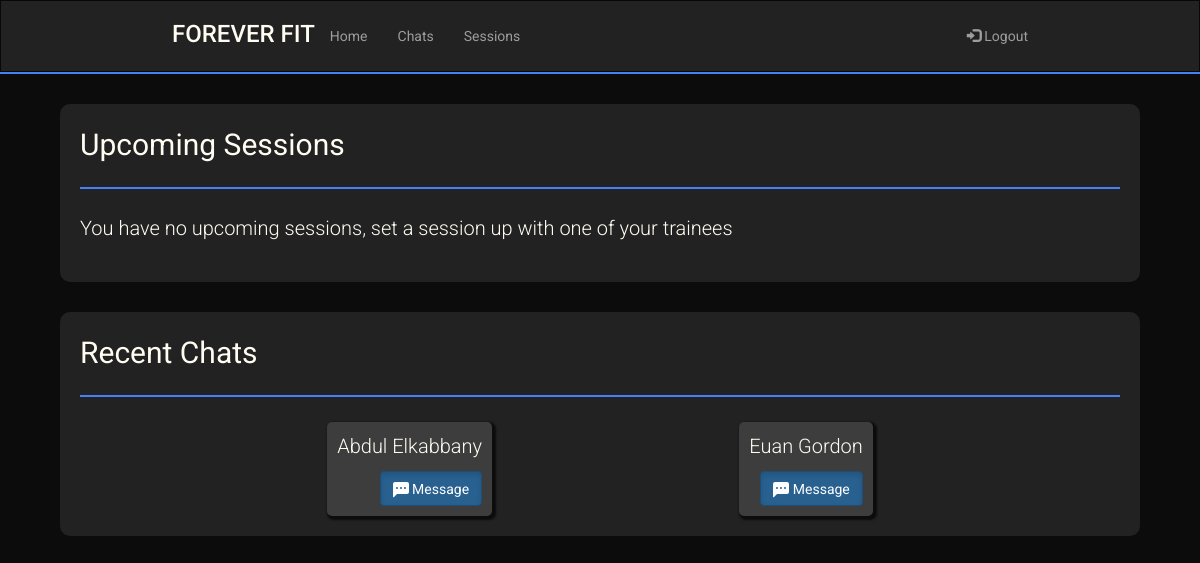
The page /Home (signed in) on the database as committed earlier.
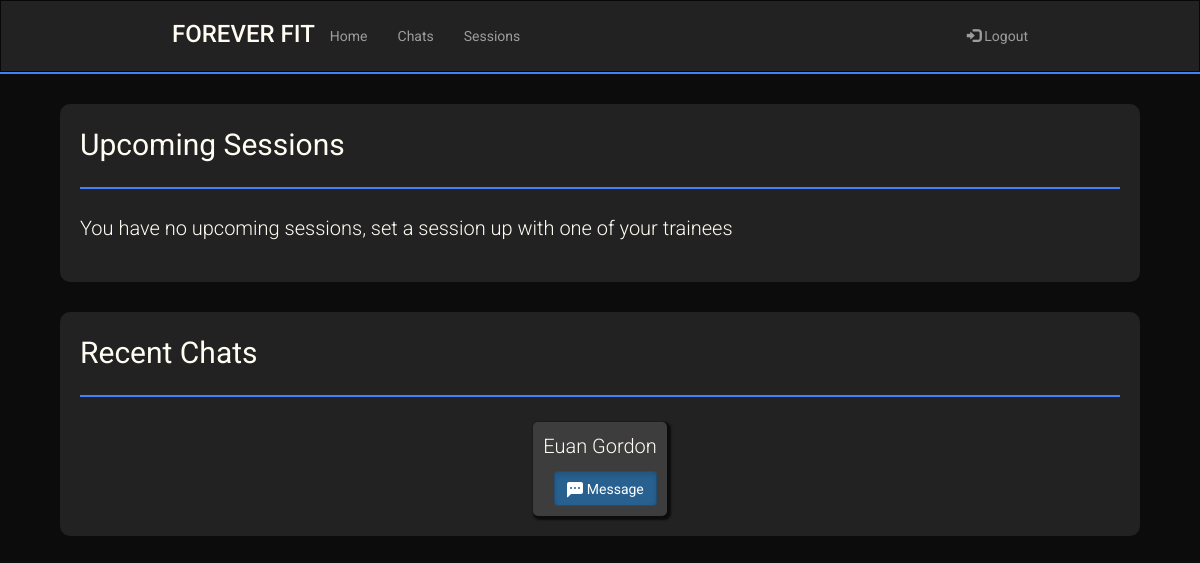
The same page on the database as committed later.
### sql_db.py (models this page shows)
class UserRooms(UserMixin,db.Model):
    __tablename__ = 'user_rooms'
    id = db.Column(db.Integer, primary_key = True, autoincrement = True)
    trainee_username = db.Column(db.String(80),db.ForeignKey('user.username'))
    trainee_fname = db.Column(db.String(80))
    trainee_lname = db.Column(db.String(80))
    trainer_username = db.Column(db.String(80),db.ForeignKey('user.username'))
    trainer_fname = db.Column(db.String(80))
    trainer_lname = db.Column(db.String(80))

### routes.py (the view)
@app.route('/Home')
@login_required
def Home():
    if(current_user.isTrainer != True):
        recent_rooms = get_limit_rooms_by_trainee_id(current_user.username,2)
        return render_template('home.html',recent_rooms=recent_rooms)
    else:
        recent_rooms = get_limit_rooms_by_trainer_id(current_user.username,2)
        return render_template('trainer-home.html',recent_rooms=recent_rooms)

### main.py (called while the page is built)
    @login.user_loader
    def load_user(uname):
        return User.query.get(uname)

### sql_db.py (called while the page is built)
def get_limit_rooms_by_trainer_id(uname,limit):
    return UserRooms.query.filter_by(trainer_username = uname).order_by(desc(UserRooms.id)).limit(limit).all()

### templates/trainer-home.html (shortened to what this page needs)
<!DOCTYPE html>
<html lang="en">
    <head>
        <link rel="stylesheet" href="https://maxcdn.bootstrapcdn.com/bootstrap/3.4.1/css/bootstrap.min.css" />
        <link rel="stylesheet" href="../static/main.css" />
    </head>
    <body>
        <header>
            <nav class="navbar navbar-inverse" style="border-radius: 0px; margin-bottom: 0px;">
                <div class="container-fluid">
                    <div class="navbar-header mobile-center">
                        <h3 class="logo" href="#">FOREVER FIT</h3>
                    </div>
                    <ul class="nav navbar-nav laptop">
                        <li><a href="/">Home</a></li>
                        <li><a href="/chats">Chats</a></li>
                        <li><a href="/TrainingSessions">Sessions</a></li>
                    </ul>
                    <ul class="nav navbar-nav navbar-right laptop">
                        <li>
                            <a href="/logout"><span class="glyphicon glyphicon-log-in"></span> Logout</a>
                        </li>
                    </ul>
                </div>
            </nav>
            <hr class="header-hr"/>
        </header>
        <main>
            <div class=" widget-holder">
                <div class="widget">
                    <div class="big">Upcoming Sessions</div>
                    <hr>
                    <div class="small">You have no upcoming sessions, set a session up with one of your trainees</div>
                    <br>
                </div>
                <div class="widget">
                    <div class="big">Recent Chats</div>
                    <hr>
                    {% if recent_rooms %}
                        <div class="flex-row">
                            {% for rooms in recent_rooms %}
                                <div class="home-trainer">
                                    <p class="small">{{rooms.trainee_fname}} {{rooms.trainee_lname}}</p>
                                    <a href="/chat/{{rooms.trainee_username}}" class="btn btn-primary active btn-right" role="button">
                                        Message
                                    </a>
                                </div>
                            {% endfor %}
                        </div>
                    {% else %}
                        <div class="small">No recent chats, wait for a trainee to spot your profile and send you a message</div>
                        <br>
                    {%endif%}
                </div>
            </div>
        </main>
    </body>
</html>

Rows that differ between the two databases and show on the page:
removed UserRooms: trainee_fname "Abdul", trainee_lname "Elkabbany"
